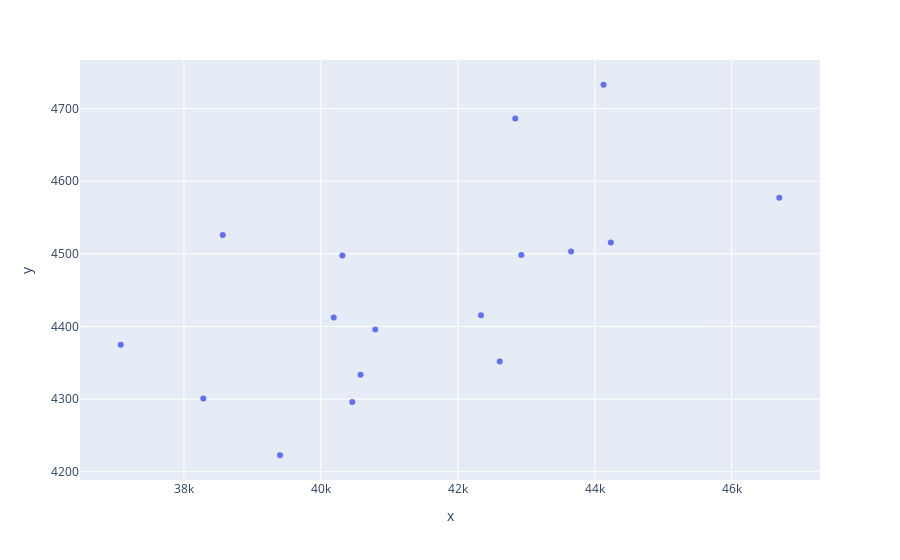

The notebook cell this image was saved under:
### Code cell
fig = px.scatter(x=db['BTC'],y=db['S&P'])
fig.show()

### Figure 1 — Plotly figure (JSON) as saved in the notebook; plotly's stock layout.template omitted (floating-point values rounded to 4 significant figures)
{"data": [{"hovertemplate": "x=%{x}<br>y=%{y}<extra></extra>", "legendgroup": "", "marker": {"color": "#636efa", "symbol": "circle"}, "mode": "markers", "name": "", "orientation": "v", "showlegend": false, "type": "scatter", "x": [44130.0, 42840.0, 40310.0, 37080.0, 38570.0, 43650.0, 42340.0, 38280.0, 42610.0, 39400.0, 40580.0, 42930.0, 46700.0, 44240.0, 40190.0, 40790.0, 40460.0], "xaxis": "x", "y": [4733.0, 4686.0, 4498.0, 4375.0, 4526.0, 4503.0, 4415.0, 4301.0, 4352.0, 4223.0, 4334.0, 4498.0, 4577.0, 4515.0, 4412.0, 4396.0, 4296.0], "yaxis": "y"}], "layout": {"legend": {"tracegroupgap": 0}, "margin": {"t": 60}, "xaxis": {"anchor": "y", "domain": [0, 1], "title": {"text": "x"}}, "yaxis": {"anchor": "x", "domain": [0, 1], "title": {"text": "y"}}}}
